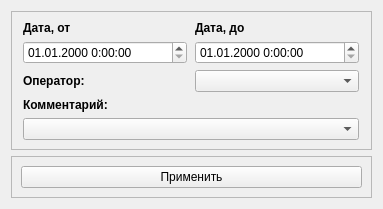
<?xml version="1.0" encoding="UTF-8"?>
<ui version="4.0">
 <class>PrepareFilterWindow</class>
 <widget class="QWidget" name="PrepareFilterWindow">
  <property name="geometry">
   <rect>
    <x>0</x>
    <y>0</y>
    <width>383</width>
    <height>197</height>
   </rect>
  </property>
  <property name="sizePolicy">
   <sizepolicy hsizetype="Fixed" vsizetype="Fixed">
    <horstretch>0</horstretch>
    <verstretch>0</verstretch>
   </sizepolicy>
  </property>
  <property name="windowTitle">
   <string>Предварительная фильтрация</string>
  </property>
  <layout class="QGridLayout" name="gridLayout">
   <item row="0" column="0">
    <widget class="QFrame" name="frame">
     <property name="frameShape">
      <enum>QFrame::StyledPanel</enum>
     </property>
     <property name="frameShadow">
      <enum>QFrame::Raised</enum>
     </property>
     <layout class="QGridLayout" name="gridLayout_2">
      <item row="0" column="0">
       <widget class="QLabel" name="label">
        <property name="sizePolicy">
         <sizepolicy hsizetype="Fixed" vsizetype="Fixed">
          <horstretch>0</horstretch>
          <verstretch>0</verstretch>
         </sizepolicy>
        </property>
        <property name="font">
         <font>
          <weight>75</weight>
          <bold>true</bold>
         </font>
        </property>
        <property name="text">
         <string>Дата, от</string>
        </property>
       </widget>
      </item>
      <item row="1" column="1">
       <widget class="QDateTimeEdit" name="dateTimeEdit_2">
        <property name="sizePolicy">
         <sizepolicy hsizetype="Preferred" vsizetype="Fixed">
          <horstretch>0</horstretch>
          <verstretch>0</verstretch>
         </sizepolicy>
        </property>
        <property name="displayFormat">
         <string>dd.MM.yyyy H:mm:zz</string>
        </property>
       </widget>
      </item>
      <item row="1" column="0">
       <widget class="QDateTimeEdit" name="dateTimeEdit">
        <property name="sizePolicy">
         <sizepolicy hsizetype="Preferred" vsizetype="Fixed">
          <horstretch>0</horstretch>
          <verstretch>0</verstretch>
         </sizepolicy>
        </property>
        <property name="displayFormat">
         <string>dd.MM.yyyy H:mm:zz</string>
        </property>
       </widget>
      </item>
      <item row="2" column="0">
       <widget class="QLabel" name="label_3">
        <property name="font">
         <font>
          <weight>75</weight>
          <bold>true</bold>
         </font>
        </property>
        <property name="text">
         <string>Оператор:</string>
        </property>
       </widget>
      </item>
      <item row="0" column="1">
       <widget class="QLabel" name="label_2">
        <property name="sizePolicy">
         <sizepolicy hsizetype="Fixed" vsizetype="Fixed">
          <horstretch>0</horstretch>
          <verstretch>0</verstretch>
         </sizepolicy>
        </property>
        <property name="font">
         <font>
          <weight>75</weight>
          <bold>true</bold>
         </font>
        </property>
        <property name="text">
         <string>Дата, до</string>
        </property>
       </widget>
      </item>
      <item row="2" column="1">
       <widget class="QComboBox" name="comboBox"/>
      </item>
      <item row="3" column="0">
       <widget class="QLabel" name="label_4">
        <property name="font">
         <font>
          <weight>75</weight>
          <bold>true</bold>
         </font>
        </property>
        <property name="text">
         <string>Комментарий:</string>
        </property>
       </widget>
      </item>
      <item row="4" column="0" colspan="2">
       <widget class="QComboBox" name="comboBox_2"/>
      </item>
     </layout>
    </widget>
   </item>
   <item row="1" column="0">
    <widget class="QFrame" name="frame_2">
     <property name="frameShape">
      <enum>QFrame::StyledPanel</enum>
     </property>
     <property name="frameShadow">
      <enum>QFrame::Raised</enum>
     </property>
     <layout class="QGridLayout" name="gridLayout_3">
      <item row="0" column="0">
       <widget class="QPushButton" name="pushButton">
        <property name="text">
         <string>Применить</string>
        </property>
       </widget>
      </item>
     </layout>
    </widget>
   </item>
  </layout>
 </widget>
 <resources/>
 <connections/>
</ui>
